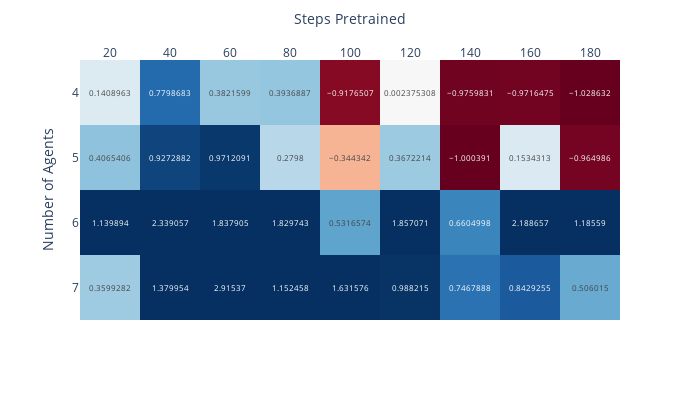

Here is the notebook cell this chart was saved with:
### Code cell
# Instead, ratio of area under curves
data = []
for num_agents in range(4,8):
    base_x, base_mean, retrain_results = plot_avg_retrain(
        num_agents, env="Multiwalker", show=False, write=False, pre_agents=3,
        path=['multiwalker_history.csv','tune_multiwalker_history.csv','multiwalker-2_history.csv','walker-sup_history.csv']
        )
    z = base_mean.values.min()
    base_mean = base_mean.values - z

    for steps in retrain_results.steps_pretrained.unique():
        if steps < 200:
            res = retrain_results[retrain_results.steps_pretrained==steps
                                ]['per_agent_erm'].values - z
            a = int(steps/num_agents) # Number of base steps

            b = min(a+len(res), len(base_mean))
            #i = (res[:b-a] - base_mean[a:b]).cumsum().argmax()
            #i = (res[:b-a] - base_mean[a:b]).cumsum().argmax() + 1
            i = (res[:b-a] - base_mean[a:b]).cumsum().argmax() or 1

            n = res[:i].sum()
            m = base_mean[a:a+i].sum()
            auc = (n-m)/m
            #print(f"{m} : {auc}")
            data.append({
                'Number of Agents': num_agents,
                'Steps Pretrained': steps,
                'Area Under Curve': auc,
            })


import plotly.express as px

df = pd.DataFrame(data)
piv = df.pivot(index="Number of Agents", columns="Steps Pretrained")

fig = px.imshow(piv,#/piv.values.max(), 
                text_auto=True, #title="Percent Increase AUC",
                labels=dict(x="Steps Pretrained", y="Number of Agents"),
                color_continuous_scale='RdBu', range_color=(-1,1), 
                # color_continuous_scale='Blues', range_color=(0,1),#'PuBu','RdBu'
                x=[f"{s}" for _,s in piv.columns.values],
                y=piv.index.values
                )
fig.update_coloraxes(showscale=False) 
fig.update_xaxes(side="top")
fig.update_layout(width=700, height=400,)
fig.show()
fig.write_image(f"Multiwalker-AUCs.png")

### Figure 1 — Plotly figure (JSON) as saved in the notebook; plotly's stock layout.template omitted (floating-point values rounded to 4 significant figures)
{"data": [{"coloraxis": "coloraxis", "hovertemplate": "Steps Pretrained: %{x}<br>Number of Agents: %{y}<br>color: %{z}<extra></extra>", "name": "0", "texttemplate": "%{z}", "type": "heatmap", "x": ["20", "40", "60", "80", "100", "120", "140", "160", "180"], "xaxis": "x", "y": [4, 5, 6, 7], "yaxis": "y", "z": [[0.1409, 0.7799, 0.3822, 0.3937, -0.9177, 0.002375, -0.976, -0.9716, -1.029], [0.4065, 0.9273, 0.9712, 0.2798, -0.3443, 0.3672, -1.0, 0.1534, -0.965], [1.14, 2.339, 1.838, 1.83, 0.5317, 1.857, 0.6605, 2.189, 1.186], [0.3599, 1.38, 2.915, 1.152, 1.632, 0.9882, 0.7468, 0.8429, 0.506]]}], "layout": {"coloraxis": {"cmax": 1, "cmin": -1, "colorscale": [[0, "rgb(103,0,31)"], [0.1, "rgb(178,24,43)"], [0.2, "rgb(214,96,77)"], [0.3, "rgb(244,165,130)"], [0.4, "rgb(253,219,199)"], [0.5, "rgb(247,247,247)"], [0.6, "rgb(209,229,240)"], [0.7, "rgb(146,197,222)"], [0.8, "rgb(67,147,195)"], [0.9, "rgb(33,102,172)"], [1, "rgb(5,48,97)"]], "showscale": false}, "height": 400, "margin": {"t": 60}, "width": 700, "xaxis": {"anchor": "y", "constrain": "domain", "domain": [0, 1], "scaleanchor": "y", "side": "top", "title": {"text": "Steps Pretrained"}}, "yaxis": {"anchor": "x", "autorange": "reversed", "constrain": "domain", "domain": [0, 1], "title": {"text": "Number of Agents"}}}}
